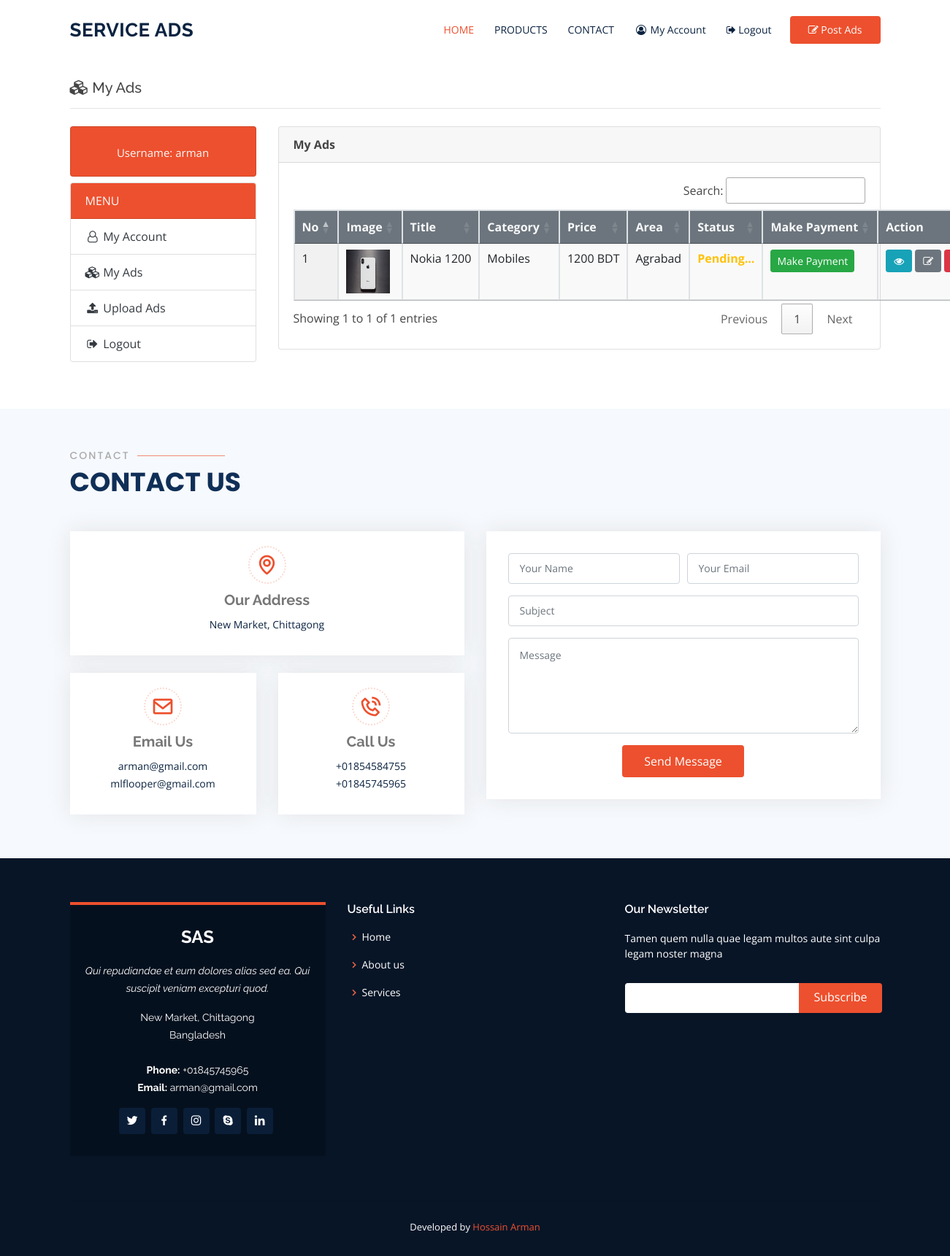
The page /user_ads_list.php (signed in) on the database its author committed.
### tables this page shows
CREATE TABLE IF NOT EXISTS `tb_upload_ads` (
  `ad_id` bigint(20) NOT NULL AUTO_INCREMENT,
  `ad_title` varchar(255) DEFAULT NULL,
  `ad_category` varchar(255) DEFAULT NULL,
  `area` varchar(255) DEFAULT NULL,
  `ad_fixed_price_or_not` varchar(255) DEFAULT NULL,
  `ad_price` double DEFAULT NULL,
  `ad_brand_name` varchar(255) DEFAULT NULL,
  `ad_description` varchar(255) DEFAULT NULL,
  `product_code` varchar(255) DEFAULT NULL,
  `ad_image` varchar(255) DEFAULT NULL,
  `upload_date` varchar(255) DEFAULT NULL,
  `ad_status` int(11) DEFAULT '0',
  `u_name` varchar(100) DEFAULT NULL,
  `entry_time` datetime DEFAULT NULL,
  PRIMARY KEY (`ad_id`)
);

### include/Database.php (called while the page is built, shortened)
<?php
Class Database{
 public $host   = DB_HOST;
 public $user   = DB_USER;
 public $pass   = DB_PASS;
 public $dbname = DB_NAME;
 public $link;
private function connectDB(){
 $this->link = new mysqli($this->host, $this->user, $this->pass,
  $this->dbname);
 }
public function select($query){
  $result = $this->link->query($query) or
   die($this->link->error.__LINE__);
  if($result->num_rows > 0){
    return $result;
  } else {
    return false;
  }
 }
}

### user_ads_list.php (the view, shortened to what this page needs)
<?php
  include "include/Database.php";
 ?>
 <?php
   $user_name = $_SESSION['user_name'];
   $db   = new Database();
   $sql  = "SELECT * FROM tb_upload_ads WHERE u_name = '$user_name'";
   $read = $db->select($sql);
  ?>
<!DOCTYPE html>
<html lang="en">
<head>
  <link rel="stylesheet" href="font-awesome-4.7.0/css/font-awesome.min.css">
  <link rel="stylesheet" href="https://stackpath.bootstrapcdn.com/bootstrap/4.5.2/css/bootstrap.min.css">
  <link rel="stylesheet" href="https://cdn.datatables.net/1.10.22/css/jquery.dataTables.min.css">
  <link rel="stylesheet" href="https://cdn.datatables.net/buttons/1.6.4/css/buttons.dataTables.min.css">
  <link rel="stylesheet" href="https://cdn.datatables.net/responsive/2.2.3/css/responsive.dataTables.min.css">
  <link href="assets/vendor/bootstrap/css/bootstrap.min.css" rel="stylesheet">
  <link href="assets/vendor/icofont/icofont.min.css" rel="stylesheet">
  <link href="assets/vendor/boxicons/css/boxicons.min.css" rel="stylesheet">
  <link href="assets/vendor/animate.css/animate.min.css" rel="stylesheet">
  <link href="assets/vendor/remixicon/remixicon.css" rel="stylesheet">
  <link href="assets/vendor/venobox/venobox.css" rel="stylesheet">
  <link href="assets/vendor/owl.carousel/assets/owl.carousel.min.css" rel="stylesheet">
  <link href="assets/vendor/aos/aos.css" rel="stylesheet">
  <link href="assets/css/style.css" rel="stylesheet">
</head>
<body>
  <header id="header" class="fixed-top">
    <div class="container d-flex align-items-center">
      <h1 class="logo mr-auto"><a href="index.php">Service Ads</a></h1>
      <nav class="nav-menu d-none d-lg-block">
        <ul>
          <li class="active"><a href="user_home.php">HOME</a></li>
          <li><a href="product.php">PRODUCTS</a></li>
          <li><a href="#contact">CONTACT</a></li>
          <li><a href="user_account.php"><i class="fa fa-user-circle-o fa-fw"></i> My Account</a></li>
          <li><a href="logout_user.php" onclick="return confirm('Are You sure you want to logout?');"><i class="fa fa-sign-out"></i> Logout</a></li>
        </ul>
      </nav>
      <a href="upload_ads.php" class="get-started-btn"><i class="fa fa-pencil-square-o" aria-hidden="true"></i> Post Ads</a>
    </div>
  </header>
  <br><br>
  <section id="user_ads_list" class="pb-1 mb-1">
    <div class="container">
      <div class="row">
        <div class="col">
          <h5><i class="fa fa-cubes fa-fw" aria-hidden="true"></i> My Ads</h5><hr>
        </div>
      </div>
    </div>
  </section>
    <section id="ads_view" class="p-0 m-0">
      <div class="container">
        <div class="row">
          <div class="col-lg-3 mb-3">
            <div class="card mb-2 text-center text-light" style="background-color: #ED502E;">
              <div class="card-body">
                <p class="card-text py-0 my-0 mt-1" style="font-size: 15px;">Username: <?php echo $_SESSION['user_name']; ?></p>
              </div>
            </div>
            <div class="card">
              <div class="card-header text-light" style="background-color: #ED502E;">
                MENU
              </div>
              <ul class="list-group list-group-flush">
                <li class="list-group-item"><a href="user_account.php" class="text-dark"><i class="fa fa-user-o fa-fw" aria-hidden="true"></i> My Account</a></li>
                <li class="list-group-item"><a href="user_ads_list.php" class="text-dark"><i class="fa fa-cubes fa-fw" aria-hidden="true"></i> My Ads</a></li>
                <li class="list-group-item"><a href="upload_ads.php" class="text-dark"><i class="fa fa-upload fa-fw" aria-hidden="true"></i> Upload Ads</a></li>
                <li class="list-group-item"><a href="logout_user.php" onclick="return confirm('Are You sure you want to logout?');" class="text-dark"><i class="fa fa-sign-out fa-fw" aria-hidden="true"></i> Logout</a></li>
              </ul>
            </div>
          </div>
          <div class="col-lg-9">
            <div class="card">
              <div class="card-header"><strong>My Ads</strong></div>
              <div class="card-body">
                <form action="" method="post">
                  <table id="user_ads_list_table" class="table table-bordered display nowrap" style="width:100%">
                    <thead class="bg-secondary text-light">
                        <tr>
                            <th>No</th>
                            <th>Image</th>
                            <th>Title</th>
                            <th>Category</th>
                            <th>Price</th>
                            <th>Area</th>
                            <th>Status</th>
                            <th>Make Payment</th>
                            <th>Action</th>
                        </tr>
                    </thead>
                    <tbody>
                        <?php if($read){ $i = 0; ?>
                        <?php while($result = $read->fetch_assoc()){ $i = $i + 1; ?>
                        <tr>
                          <td><?php echo $i; ?></td>
                          <td><img src="<?php echo $result['ad_image']; ?>" weight="60" height="60"></td>
                          <td><?php echo $result['ad_title']; ?></td>
                          <td><?php echo $result['ad_category']; ?></td>
                          <td><?php echo $result['ad_price']." BDT"; ?></td>
                          <td><?php echo $result['area']; ?></td>
                          <td>
                            <?php
                              $ad_status = $result['ad_status'];
                              if($ad_status == 1)
                              {
                                $msg = '<div class="m-auto text-success"><strong>Confirmed</strong></div><br />';
                                echo $msg;
                              }
                              else
                              {
                                $msg = '<div class="m-auto text-warning"><strong>Pending...</strong></div><br />';
                                echo $msg;
                              }
                            ?>
                          </td>
                          <td><a href="make_payment.php" class="btn btn-success btn-sm">Make Payment</a></td>
                          <td><a href="view_user_ads.php?ad_id=<?php echo $result['ad_id']; ?>" title="view" class="btn btn-info btn-sm"><i class="fa fa-eye fa-fw" aria-hidden="true"></i></a> <a href="update_ads.php?ad_id=<?php echo $result['ad_id']; ?>" title="edit" class="btn btn-secondary btn-sm"><i class="fa fa-pencil-square-o fa-fw" aria-hidden="true"></i></a> <a href="delete_data.php?ad_id=<?php echo $result['ad_id']; ?>" onclick="return confirm('Are you sure you want to delete this item')" title="delete" class="btn btn-danger btn-sm"><i class="fa fa-trash-o fa-fw" aria-hidden="true"></i></a></td>
                        </tr>
                        <?php } ?>
                        <?php }else{ ?>
                        <?php $msg = '<div class="alert alert-warning alert-dismissable w-75 m-auto" id="flash-msg">No Data Found!</div><br />';
                          echo $msg; ?>
                        <?php } ?>
                    </tbody>
                  </table>
                </form>
              </div>
            </div>
        </div>
      </div>
    </section>
    <br><br>
    <section id="contact" class="contact section-bg">
      <div class="container" data-aos="fade-up">
        <div class="section-title">
          <h2>Contact</h2>
          <p>Contact Us</p>
        </div>
        <div class="row">
          <div class="col-lg-6">
            <div class="row">
              <div class="col-md-12">
                <div class="info-box">
                  <i class="bx bx-map"></i>
                  <h3>Our Address</h3>
                  <p>New Market, Chittagong</p>
                </div>
              </div>
              <div class="col-md-6">
                <div class="info-box mt-4">
                  <i class="bx bx-envelope"></i>
                  <h3>Email Us</h3>
                  <p>arman@gmail.com<br>mlflooper@gmail.com</p>
                </div>
              </div>
              <div class="col-md-6">
                <div class="info-box mt-4">
                  <i class="bx bx-phone-call"></i>
                  <h3>Call Us</h3>
                  <p>+01854584755<br>+01845745965</p>
                </div>
              </div>
            </div>
          </div>
          <div class="col-lg-6">
            <form action="forms/contact.php" method="post" role="form" class="php-email-form">
              <div class="form-row">
                <div class="col form-group">
                  <input type="text" name="name" class="form-control" id="name" placeholder="Your Name" data-rule="minlen:4" data-msg="Please enter at least 4 chars" />
                </div>
                <div class="col form-group">
                  <input type="email" class="form-control" name="email" id="email" placeholder="Your Email" data-rule="email" data-msg="Please enter a valid email" />
                </div>
              </div>
              <div class="form-group">
                <input type="text" class="form-control" name="subject" id="subject" placeholder="Subject" data-rule="minlen:4" data-msg="Please enter at least 8 chars of subject" />
              </div>
              <div class="form-group">
                <textarea class="form-control" name="message" rows="5" data-rule="required" data-msg="Please write something for us" placeholder="Message"></textarea>
              </div>
              <div class="text-center"><button type="submit">Send Message</button></div>
            </form>
          </div>
        </div>
      </div>
    </section>
  <footer id="footer">
    <div class="footer-top">
      <div class="container">
        <div class="row">
          <div class="col-lg-4 col-md-6">
            <div class="footer-info">
              <h3>SAS</h3>
              <p class="pb-3"><em>Qui repudiandae et eum dolores alias sed ea. Qui suscipit veniam excepturi quod.</em></p>
              <p>
                New Market, Chittagong<br>
                Bangladesh<br><br>
                <strong>Phone:</strong> +01845745965<br>
                <strong>Email:</strong> arman@gmail.com<br>
              </p>
              <div class="social-links mt-3">
                <a href="#" class="twitter"><i class="bx bxl-twitter"></i></a>
                <a href="#" class="facebook"><i class="bx bxl-facebook"></i></a>
                <a href="#" class="instagram"><i class="bx bxl-instagram"></i></a>
                <a href="#" class="google-plus"><i class="bx bxl-skype"></i></a>
                <a href="#" class="linkedin"><i class="bx bxl-linkedin"></i></a>
              </div>
            </div>
          </div>
          <div class="col-lg-4 col-md-6 footer-links">
            <h4>Useful Links</h4>
            <ul>
              <li><i class="bx bx-chevron-right"></i> <a href="#">Home</a></li>
              <li><i class="bx bx-chevron-right"></i> <a href="#">About us</a></li>
              <li><i class="bx bx-chevron-right"></i> <a href="#">Services</a></li>
            </ul>
          </div>
          <div class="col-lg-4 col-md-6 footer-newsletter">
            <h4>Our Newsletter</h4>
            <p>Tamen quem nulla quae legam multos aute sint culpa legam noster magna</p>
            <form action="" method="post">
              <input type="email" name="email"><input type="submit" value="Subscribe">
            </form>
          </div>
        </div>
      </div>
    </div>
    <div class="container">
      <hr>
      <div class="credits">
        Developed by <a href="#">Hossain Arman</a>
      </div>
    </div>
  </footer>
</body>
</html>

### rows shown on the page
tb_upload_ads: ad_image (picture), ad_title "Nokia 1200", ad_category "Mobiles", ad_price "1200", area "Agrabad", ad_status "Pending..."

### other values the page prints
$_SESSION['user_name'] "arman"
